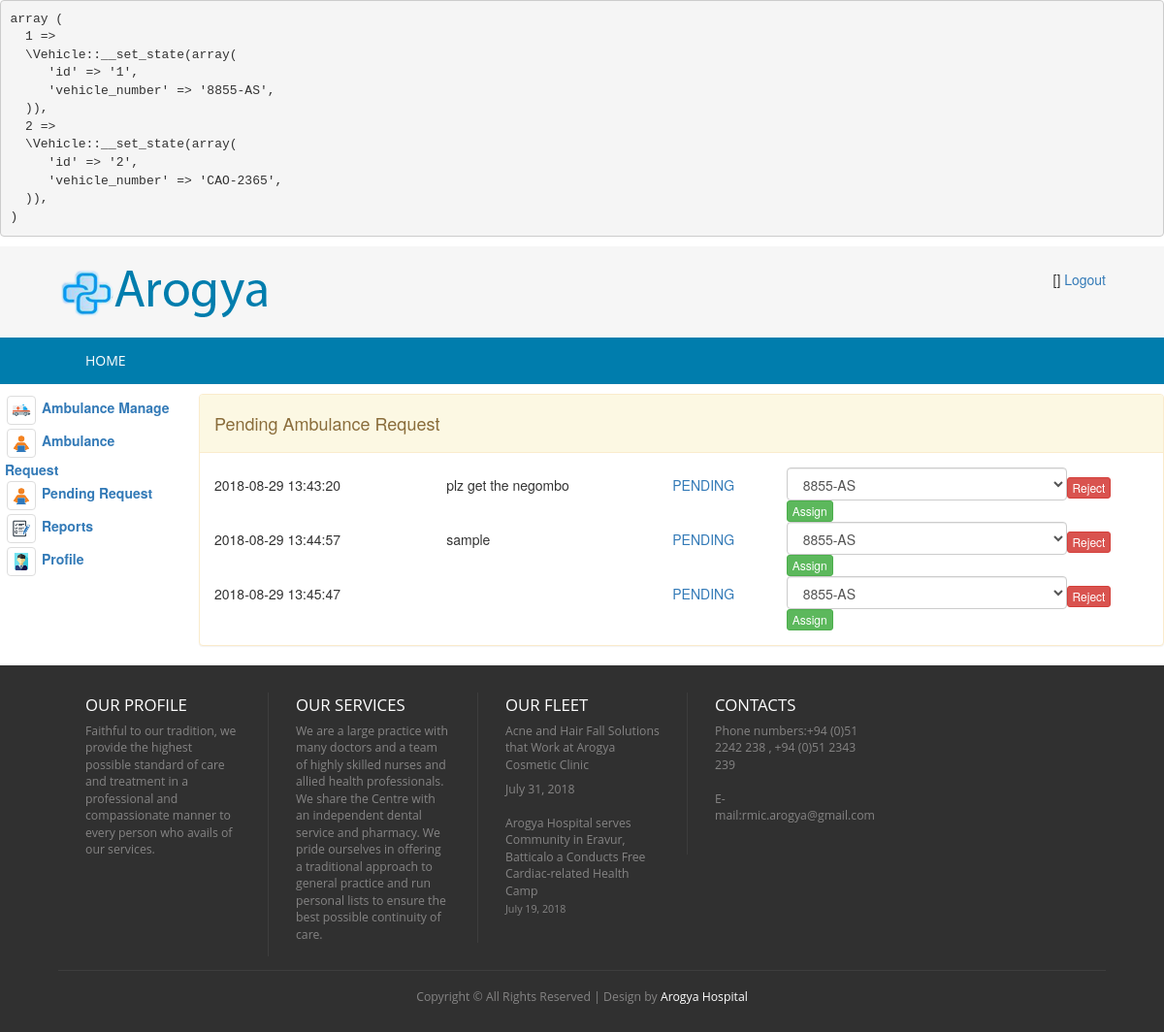
/index.php/transport_controller/getPendingVehicleRequest, run on the app's committed database.
### tables this page shows
CREATE TABLE `hms_vehicle_request` (
  `id` int(5) NOT NULL AUTO_INCREMENT,
  `request_by` int(5) DEFAULT NULL,
  `comment` text DEFAULT NULL,
  `status_code` varchar(20) DEFAULT 'PENDING',
  `vehicle_id` int(5) DEFAULT 0,
  `created_time` timestamp NOT NULL DEFAULT current_timestamp(),
  `created_user` int(5) DEFAULT NULL,
  PRIMARY KEY (`id`)
);

### index.php (called while the page is built, shortened)
<?php
require_once BASEPATH.'core/CodeIgniter.php';

### application/models/VehicleRequest.php (called while the page is built, shortened)
<?php
class VehicleRequest extends MY_Model {
    public function getVehicleFromStatus($status_code) {
        $this->db->select('hms_vehicle_request.*');
        $this->db->from('hms_vehicle_request');
        $where = " status_code = '" . $status_code . "'";
        $this->db->where($where);
        $query = $this->db->get();
        if ($query->num_rows() > 0) {
            return $query->result();
        } else {
            return FALSE;
        }
    }
}

### application/core/my_model.php (called while the page is built, shortened)
<?php
class MY_Model extends CI_Model{
    public function get($limit=0,$offset = 0) {
        if($limit){
            $query = $this->db->get($this::DB_TABLE,$limit,$offset);
        }else{
            $query = $this->db->get($this::DB_TABLE);
        }
        $ret_val = array();
        foreach ($query->result() as $row) {
            $model = new $class;
            $model->populate($row);
            $ret_val[$row->{$this::DB_TABLE_PK}] = $model;
        }
        return $ret_val;
    }
}

### application/views/transport/transport-ambulance-pending-requet.php (the view, shortened to what this page needs)
<!DOCTYPE HTML>
<html>
    <head>
        <link href="<?php echo base_url('css/style.css'); ?>" rel="stylesheet" type="text/css"  media="all" />
        <link href="<?php echo base_url('css/bootstrap.css'); ?>" rel="stylesheet" type="text/css"/>
        <link rel="stylesheet" href="<?php echo base_url('css/responsiveslides.css') ?>">
    </head>
    <body>
        <div class="header">
            <div class="main-header">
                <div class="wrap">
                    <?php $this->load->view('transport/_head_transport'); ?>
                </div>
            </div>
            <div class="top-nav">
                <div class="wrap">
                    <ul>
                        <?php $this->load->view('transport/_menu_transport'); ?>
                    </ul>
                </div>
            </div>
        </div>
        <div class="content">
            <div class="row">
                <div class="col-md-2">  <?php $this->load->view('transport/_tree_transport'); ?></div>
                <div class="col-md-10">
                    <div class="panel panel-warning">
                        <div class="panel-heading ">
                            <h4> Pending Ambulance Request</h4>
                        </div>
                        <div class="panel-body">
                            <table style="width: 100%">
                                <?php
                                if ($pendingRequest != null)
                                    foreach ($pendingRequest as $value) {
                                        ?>
                                        <tr>
                                            <td><?= $value->created_time ?></td>
                                            <td><?= $value->comment ?></td>
                                            <td><a href=""><?= $value->status_code ?></a>
                                            </td>
                                            <td style="width: 30%">
                                                <form action="<?= base_url('Transport_Controller/approveRequest')?>" method="post">
                                                    <?php
                                                    if ($value->status_code == 'PENDING') {
                                                        ?>
                                                    <select name="vehicle_id" class="form-control">
                                                            <?php
                                                            foreach ($vehicleAllList as $va) {
                                                                ?>
                                                                <option value="<?= $va->id ?>"><?= $va->vehicle_number ?></option>
                                                                <?php
                                                            }
                                                            ?>
                                                        </select>
                                                        <?php
                                                    }
                                                    ?>
                                                    <input type="submit" value="Assign" class="btn btn-success btn-xs" />
                                                </form>
                                            </td>
                                            <td> <a href="<?php echo base_url('')?>" class="btn btn-danger btn-xs">Reject</a></td>
                                        </tr>
                                        <?php
                                    }
                                ?>
                            </table>
                        </div>
                    </div>
                </div>
            </div>
        </div>
    </body>
</html>

### css/style.css (style rules this page uses)
html,body,div,span,applet,object,iframe,h1,h2,h3,h4,h5,h6,p,blockquote,pre,a,abbr,acronym,address,big,cite,code,del,dfn,em,img,ins,kbd,q,s,samp,small,strike,strong,sub,sup,tt,var,b,u,i,dl,dt,dd,ol,nav ul,nav li,fieldset,form,label,legend,table,caption,tbody,tfoot,thead,tr,th,td,article,aside,canvas,details,embed,figure,figcaption,footer,header,hgroup,menu,nav,output,ruby,section,summary,time,mark,audio,video { margin:0;padding:0;border:0;font-size:100%;font:inherit;vertical-align:baseline; }
ol,ul { list-style:none;margin:0px;padding:0px; }
table { border-collapse:collapse;border-spacing:0; }
a { text-decoration:none; }
body { background: #F6F6F6; }
.wrap { width:80%; margin:0 auto; }
.main-header { padding: 1.7em 0 1.5em 0; background: #F6F6F6; }
.top-nav { background:#007DAD; }
@media (max-width: 1366px) { .wrap { width:90%; } }

### data on the page
hms_vehicle_request: created_time "2018-08-29 13:43:20", comment "plz get the negombo", status_code "PENDING"
hms_vehicle_request: created_time "2018-08-29 13:44:57", comment "sample", status_code "PENDING"
hms_vehicle_request: created_time "2018-08-29 13:45:47", status_code "PENDING"

### other printed values
var_export($data['vehicleAllList'], TRUE) "array ( 1 => \\Vehicle::__set_state(array( 'id' => '1', 'vehicle_number' => '8855-AS', )), 2 => \\Vehicle::__set_state(array( 'id' => '2', 'vehicle_number' => 'CAO-2365', )), )"
form field vehicle_id "8855-AS"
